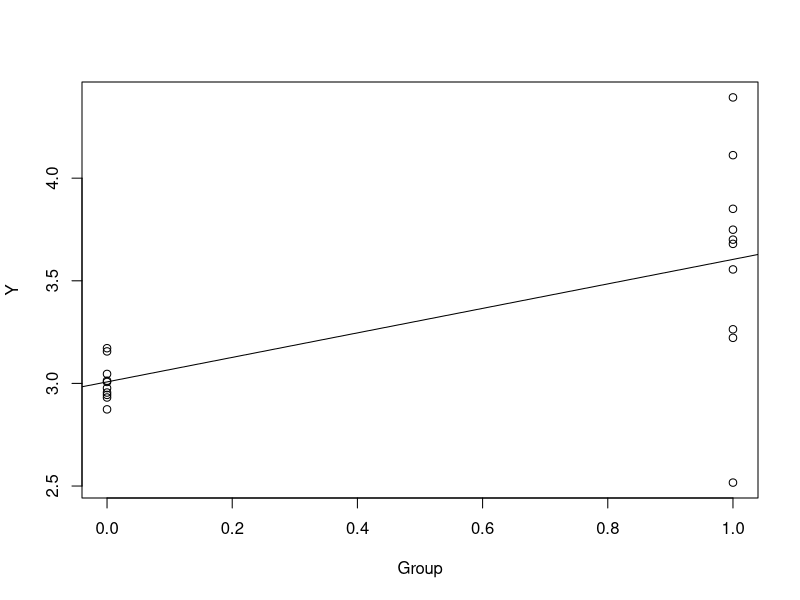
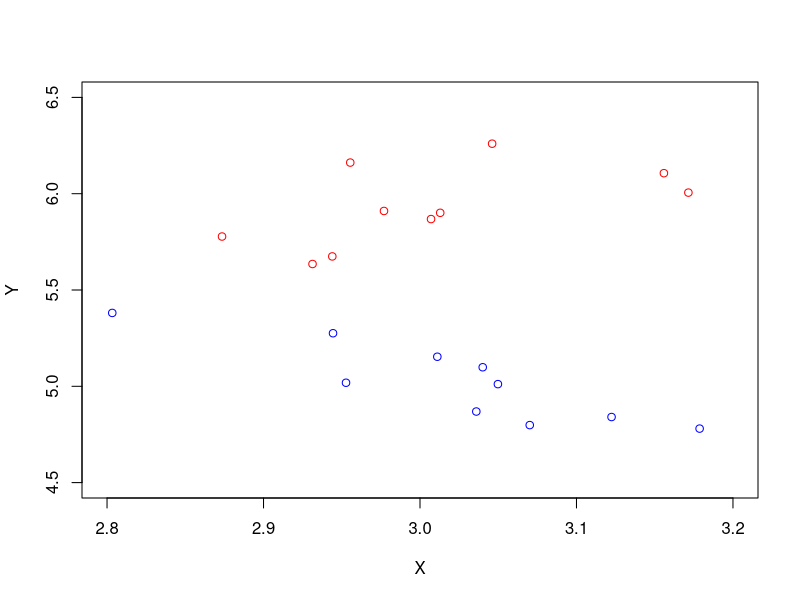
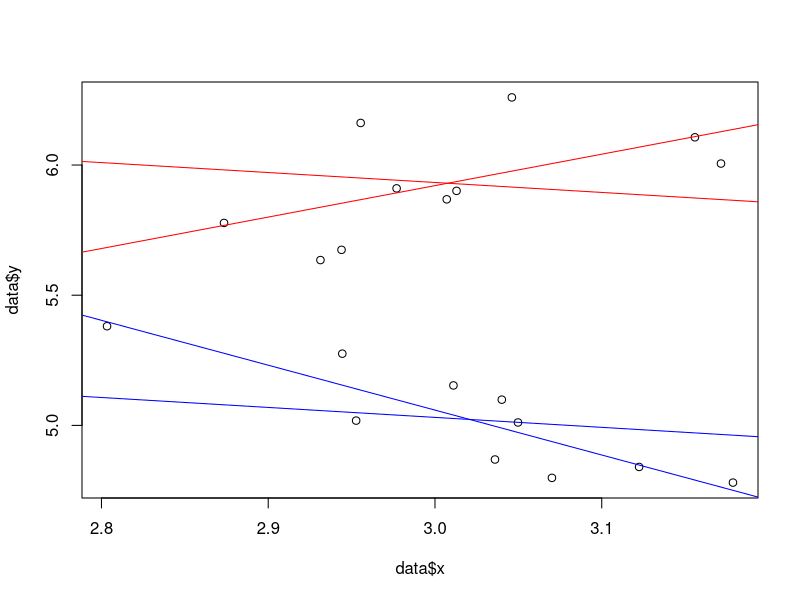
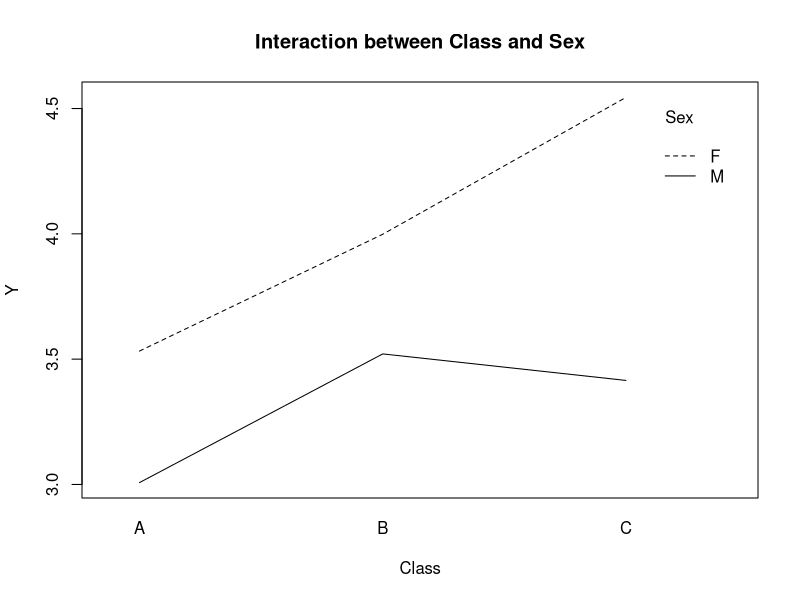
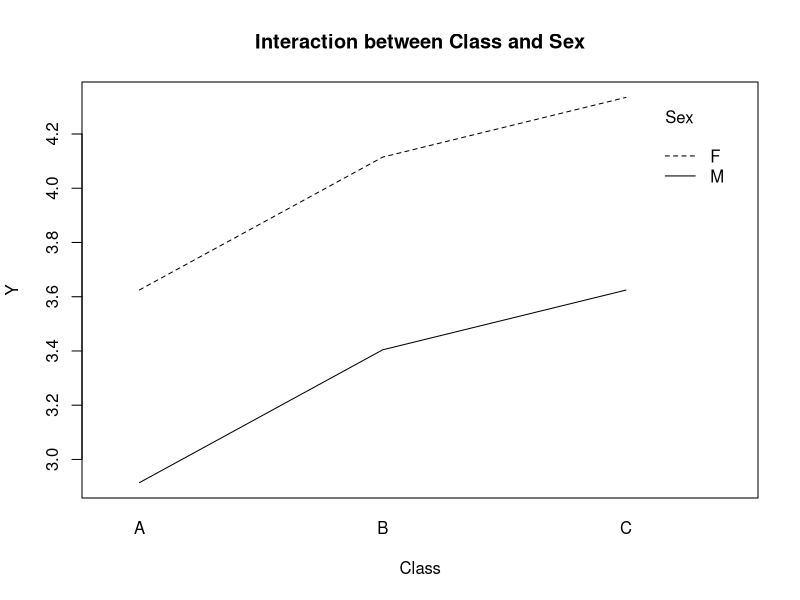
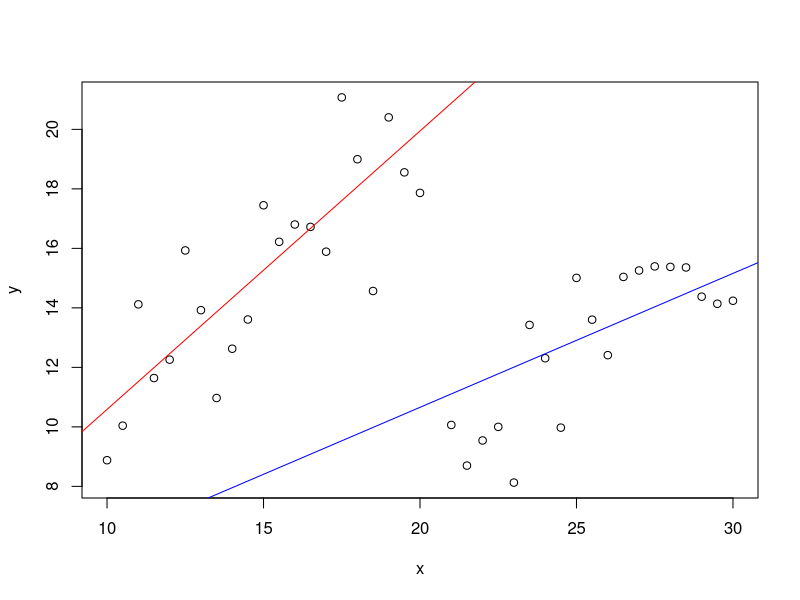
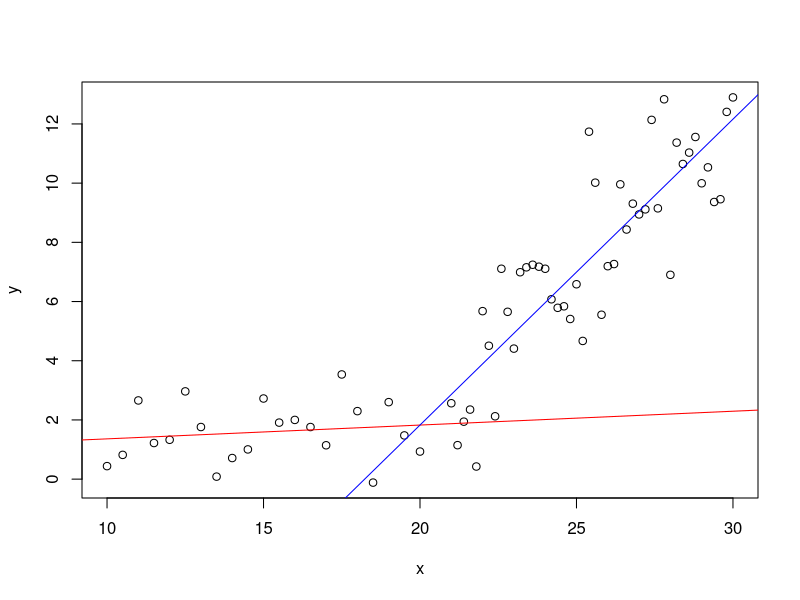

The R source for these figures, in order:
set.seed(123)
group1 <- rnorm(10, 3, 0.1)
group2 <- rnorm(10, 3.5, 0.5)

data <-
    data.frame(
        group = c(
            rep(0, length(group1)),
            rep(1, length(group2))
        ),
        data = c(group1, group2)
    )

plot(data$group, data$data, xlab = "Group", ylab = "Y")
fit <- lm(data$data ~ data$group)
abline(fit)

summary(fit)
confint(fit)

t.test(group2, group1, var.equal = TRUE)

mean(group1)
fit$coefficients["(Intercept)"]

mean(group2)
fit$coefficients["(Intercept)"] + fit$coefficients["data$group"]


set.seed(123)
group1 <- rnorm(10, 3, 0.1)
group2 <- rnorm(10, 3.5, 0.5)
group3 <- rnorm(10, 4, 0.3)

data <-
    data.frame(
        group = factor(c(
            rep(1, length(group1)),
            rep(2, length(group2)),
            rep(3, length(group3))
        )),
        data = c(group1, group2, group3)
    )
fit <- lm(data$data ~ data$group)

summary(fit)

mean(group1)
fit$coefficients["(Intercept)"]

mean(group2)
fit$coefficients["(Intercept)"] + fit$coefficients["data$group2"]

mean(group3)
fit$coefficients["(Intercept)"] + fit$coefficients["data$group3"]

summary(aov(data$data ~ data$group))

TukeyHSD(aov(data$data ~ data$group))

summary(fit)

pairwise.t.test(data$data, data$group, p.adj = "none")

aov(data$data ~ data$group)

set.seed(123)
x1 <- rnorm(10, 3, 0.1)
x2 <- rnorm(10, 3, 0.1)
x <- c(x1, x2)
data <-
    data.frame(
        group = c(
            rep(0, length(x1)),
            rep(1, length(x2))
        ),
        x = x,
        y = c(2 * x1 + rnorm(10, 0, 0.2), -2 * x2 + 11 + rnorm(10, 0, 0.2))
    )


plot(
    data$x[1:10], data$y[1:10],
    xlab = "X",
    ylab = "Y",
    col = "red",
    ylim = c(4.5, 6.5),
    xlim = c(2.8, 3.2)
)
points(data$x[11:20], data$y[11:20], col = "blue")

plot(data$x, data$y)

fit <- lm(y ~ x + group, data = data)
abline(
    fit$coefficients["(Intercept)"],
    fit$coefficients["x"],
    col = "red"
)
abline(
    fit$coefficients["(Intercept)"] + fit$coefficients["group"],
    fit$coefficients["x"],
    col = "blue"
)

fit <- lm(y ~ x + group + x * group, data = data)
abline(
    fit$coefficients["(Intercept)"],
    fit$coefficients["x"],
    col = "red"
)
abline(
    fit$coefficients["(Intercept)"] + fit$coefficients["group"],
    fit$coefficients["x"] + fit$coefficients["x:group"],
    col = "blue"
)

summary(lm(y ~ x + group, data = data))
summary(lm(y ~ x + group + x * group, data = data))

anova(
    lm(y ~ x + group, data = data),
    lm(y ~ x + group + x * group, data = data)
)

set.seed(123)
male_classA <- rnorm(10, 3, 0.1)
male_classB <- rnorm(10, 3.5, 0.1)
male_classC <- rnorm(10, 3.5, 0.2)
female_classA <- rnorm(10, 3.5, 0.1)
female_classB <- rnorm(10, 4, 0.2)
female_classC <- rnorm(10, 4.5, 0.2)

data <-
    data.frame(
        sex = factor(c(
            rep("M", 30),
            rep("F", 30)
        )),
        class = factor(c(
            rep("A", 10), rep("B", 10), rep("C", 10),
            rep("A", 10), rep("B", 10), rep("C", 10)
        )),
        y = c(
            male_classA, male_classB, male_classC,
            female_classA, female_classB, female_classC
        )
    )

fit <- lm(y ~ sex + class + sex * class, data = data)
summary(fit)

interaction.plot(
    data$class,
    data$sex,
    predict(fit, data[c("sex", "class")]),
    pch = c(16, 18),
    ylab = "Y",
    xlab = "Class",
    trace.label = "Sex",
    main = "Interaction between Class and Sex"
)

fit <- lm(y ~ sex + class, data = data)
summary(fit)

interaction.plot(
    data$class,
    data$sex,
    predict(fit, data[c("sex", "class")]),
    pch = c(16, 18),
    ylab = "Y",
    xlab = "Class",
    trace.label = "Sex",
    main = "Interaction between Class and Sex"
)

anova(
    lm(y ~ sex + class, data = data),
    lm(y ~ sex + class + sex * class, data = data)
)

anova(
    lm(y ~ 1, data = data),
    lm(y ~ class, data = data),
    lm(y ~ sex + class, data = data),
    lm(y ~ sex + class + sex * class, data = data)
)

anova(
    lm(y ~ 1, data = data),
    lm(y ~ sex, data = data),
    lm(y ~ sex + class, data = data),
    lm(y ~ sex + class + sex * class, data = data)
)


set.seed(123)
x1 <- seq(10, 20, 0.5)
y1 <- x1 + rnorm(length(x1), 0, 2)
x2 <- seq(21, 30, 0.5)
y2 <- 0.5 * x2 + rnorm(length(x2), 0, 2)
x <- c(x1, x2)
y <- c(y1, y2)
plot(x, y)

indicator <- ifelse(x < 20, 0, 1)
fit <- lm(y ~ x + indicator + x * indicator)
summary(fit)

abline(
    fit$coefficients["(Intercept)"],
    fit$coefficients["x"],
    col = "red"
)
abline(
    fit$coefficients["(Intercept)"] + fit$coefficients["indicator"],
    fit$coefficients["x"] + fit$coefficients["x:indicator"],
    col = "blue"
)

anova(
  lm(y ~ x),
  lm(y ~ x + indicator + x * indicator)
)

set.seed(123)
x1 <- seq(10, 20, 0.5)
y1 <- 0.1 * x1 + rnorm(length(x1), 0, 1)
x2 <- seq(21, 30, 0.2)
y2 <- x2 + rnorm(length(x2), 0, 2) - 18
x <- c(x1, x2)
y <- c(y1, y2)
plot(x, y)

indicator <- ifelse(x < 20, 0, 1)
x2 <- x * indicator - 20 * indicator
fit <- lm(y ~ x + x2)

abline(
    fit$coefficients["(Intercept)"],
    fit$coefficients["x"],
    col = "red"
)
abline(
    fit$coefficients["(Intercept)"] - 20 * fit$coefficients["x2"],
    fit$coefficients["x"] + fit$coefficients["x2"],
    col = "blue"
)

summary(fit)

anova(
    lm(y ~ x),
    lm(y ~ x + x2)
)

